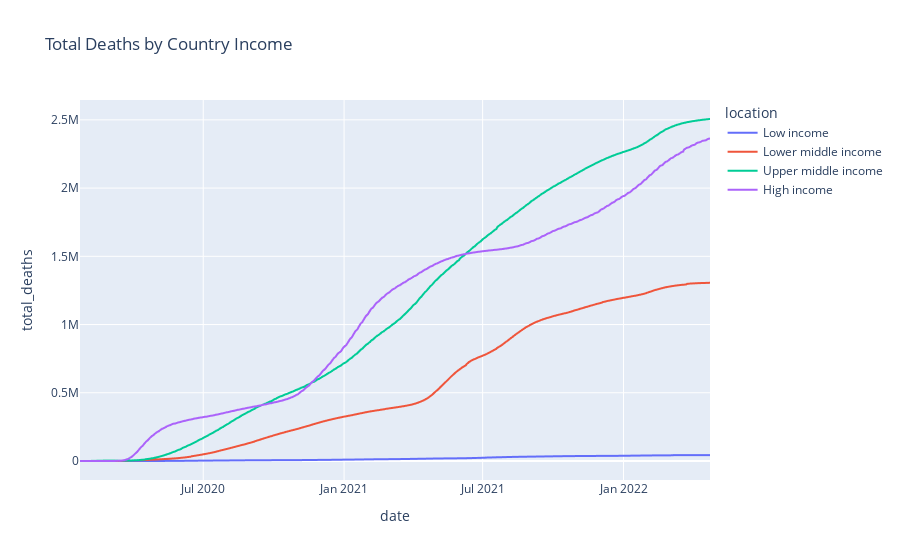

Write notebook code for a chart like this one.
### Code cell
fig = px.line(income_df, x='date',y='total_deaths', color='location',title='Total Deaths by Country Income')
fig.show()

### Figure 1 — Plotly figure (JSON) as saved in the notebook; plotly's stock layout.template omitted (floating-point values rounded to 4 significant figures; data arrays with more than 128 entries replaced by an {"elided": "..."} marker saying what was removed)
{"data": [{"hovertemplate": "location=Low income<br>date=%{x}<br>total_deaths=%{y}<extra></extra>", "legendgroup": "Low income", "line": {"color": "#636efa", "dash": "solid"}, "marker": {"symbol": "circle"}, "mode": "lines", "name": "Low income", "showlegend": true, "type": "scattergl", "x": {"elided": "792 str values"}, "xaxis": "x", "y": {"elided": "792 int values"}, "yaxis": "y"}, {"hovertemplate": "location=Lower middle income<br>date=%{x}<br>total_deaths=%{y}<extra></extra>", "legendgroup": "Lower middle income", "line": {"color": "#EF553B", "dash": "solid"}, "marker": {"symbol": "circle"}, "mode": "lines", "name": "Lower middle income", "showlegend": true, "type": "scattergl", "x": {"elided": "824 str values"}, "xaxis": "x", "y": {"elided": "824 int values"}, "yaxis": "y"}, {"hovertemplate": "location=Upper middle income<br>date=%{x}<br>total_deaths=%{y}<extra></extra>", "legendgroup": "Upper middle income", "line": {"color": "#00cc96", "dash": "solid"}, "marker": {"symbol": "circle"}, "mode": "lines", "name": "Upper middle income", "showlegend": true, "type": "scattergl", "x": {"elided": "824 str values"}, "xaxis": "x", "y": {"elided": "824 int values"}, "yaxis": "y"}, {"hovertemplate": "location=High income<br>date=%{x}<br>total_deaths=%{y}<extra></extra>", "legendgroup": "High income", "line": {"color": "#ab63fa", "dash": "solid"}, "marker": {"symbol": "circle"}, "mode": "lines", "name": "High income", "showlegend": true, "type": "scattergl", "x": {"elided": "824 str values"}, "xaxis": "x", "y": {"elided": "824 int values"}, "yaxis": "y"}], "layout": {"legend": {"title": {"text": "location"}, "tracegroupgap": 0}, "title": {"text": "Total Deaths by Country Income"}, "xaxis": {"anchor": "y", "domain": [0, 1], "title": {"text": "date"}}, "yaxis": {"anchor": "x", "domain": [0, 1], "title": {"text": "total_deaths"}}}}
